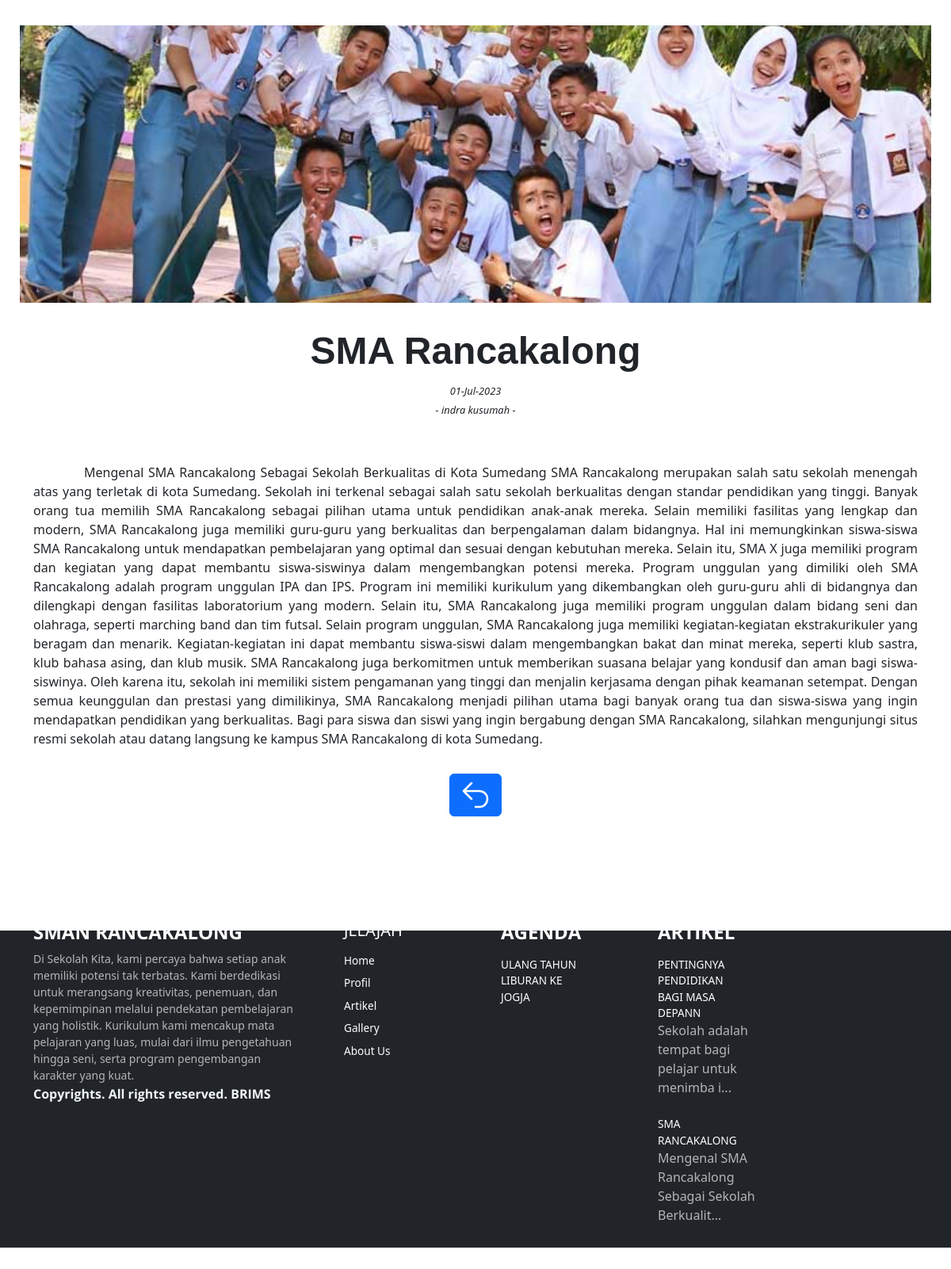
The app's page /detail_artikel.php?id=64 with its own data.
### tables this page shows
CREATE TABLE `tb_artikel` (
  `id_artikel` int(11) NOT NULL,
  `judul_artikel` text NOT NULL,
  `cover` text NOT NULL,
  `content` text NOT NULL,
  `id_users` int(11) NOT NULL,
  `waktu_artikel` datetime NOT NULL
);

CREATE TABLE `tb_users` (
  `id_users` int(11) NOT NULL,
  `nama` text NOT NULL,
  `username` text NOT NULL,
  `password` text NOT NULL
);

CREATE TABLE `tb_footer` (
  `id_footer` int(11) NOT NULL,
  `judul_footer` text NOT NULL,
  `konten_footer` text NOT NULL,
  `copyright` text NOT NULL
);

CREATE TABLE `tb_menu` (
  `id_menu` int(11) NOT NULL,
  `nama_menu` text NOT NULL,
  `url` text NOT NULL
);

CREATE TABLE `tb_agenda` (
  `id_agenda` int(11) NOT NULL,
  `nama_acara` varchar(50) NOT NULL,
  `waktu` datetime NOT NULL,
  `deskripsi` text NOT NULL,
  `gambar` text NOT NULL
);

### detail_artikel.php (the view, shortened to what this page needs)
<?php
include "koneksi.php";
$id_artikel = $_GET["id"];
$artikel = mysqli_query($mysqli, "SELECT tb_artikel.*, tb_users.nama FROM tb_artikel
INNER JOIN tb_users ON tb_artikel.id_users = tb_users.id_users
WHERE tb_artikel.id_artikel = $id_artikel");
if (mysqli_num_rows($artikel) > 0) {
  $data = mysqli_fetch_assoc($artikel);
  $judul = $data["judul_artikel"];
  $tanggal = $data["waktu_artikel"];
  $penulis = $data["nama"];
  $content = $data["content"];
  $cover = $data["cover"];
?>
  <!DOCTYPE html>
  <html lang="en">
  <head>
    <link rel="stylesheet" href="assets/Scss/main.css" />
  </head>
  <body>
    <main>
      <div class="container container-fluid btn-mid">
        <div class="section-artikel-content-container">
          <div class="section-artikel-content">
            <div class="section-artikel-card-image">
              <img src="admin/artikel/image/<?= $cover ?>" alt="gambar artikel"><br>
            </div>
            <div class="section-artikel-card-title">
              <h1><?= $judul ?></h1>
            </div>
            <div class="section-artikel-card-time">
              <p><i><?= date('d-M-Y', strtotime($tanggal)) ?></i></p>
            </div>
            <div class="section-artikel-card-created">
              <p><i>- <?= $penulis ?> -</i></p><br>
            </div>
            <div class="section-artikel-card-text">
              <p><?= $content ?></p>
            </div>
          </div>
        </div>
        <a class="btn btn-primary btn-back-artikel" href="./details.php">
    <svg xmlns="http://www.w3.org/2000/svg" fill="none" viewBox="0 0 24 24" stroke-width="1.5" stroke="currentColor"
        class="w-6 h-6">
        <path stroke-linecap="round" stroke-linejoin="round" d="M9 15L3 9m0 0l6-6M3 9h12a6 6 0 010 12h-3" />
    </svg>
</a>
      </div>
    </main>
    <?php
    include 'template-FE/footer.php';
    ?>
  </body>
  </html>
<?php
} ?>

### template-FE/footer.php
<footer class="w-100 flex-shrink-0">
    <div class="container py-4">
        <div class="row gy-4 gx-5 gap-1">
            <div class="col-lg-4 col-md-6 gap-2">
                <?php
                    include "./koneksi.php";
                    $footer = mysqli_query($mysqli, "SELECT * FROM tb_footer");
                     while ($row = mysqli_fetch_array($footer)) {
                    ?>
                <h5 class="h1 text-white footer-brand"><?=$row['judul_footer']?></h5>
                <p class="small mb-0"><?=$row['konten_footer']?></p>
                <p class="h6 mt-1 text-brand"><?=$row['copyright']?></p>
                <?php } ?>
            </div>
            <div class="col-lg-2 col-md-6 ">
                <h5 class="text-white mb-3">JELAJAH</h5>
                <ul class="list-unstyled footer-items">
                <?php
                include "./koneksi.php";
                $query = mysqli_query($mysqli, "SELECT * FROM tb_menu");
                while ($row = mysqli_fetch_array($query)) {
                ?>
                <li class="nav-link mb-2">
                    <a class="nav-item text-capitalize" aria-current="page" href="<?= $row['url']; ?>"><?= $row['nama_menu'] ?></a>
                </li>
                <?php } ?>
                </ul>
            </div>
            <div class="col-lg-2 col-md-6">
              <h5 class="h1 text-white footer-brand mb-3">AGENDA</h5>
                    <?php
                    include "./koneksi.php";
                    $agenda = mysqli_query($mysqli, "SELECT * FROM tb_agenda");
                     while ($row = mysqli_fetch_array($agenda)) {
                    ?>
              <ul class="list-unstyled footer-items list-group list-group-numbered">
                    <li class="nav-link">
                    <a class="nav-item "><?= $row['nama_acara'] ?></a>
                    </li>
                    <?php } ?>
                </ul>
            </div>
            <div class="col-lg-2 col-md-6">
              <h5 class="h1 text-white footer-brand mb-3">ARTIKEL</h5>
              <ul class="list-unstyled footer-items">
                    <?php
                    include "./koneksi.php";
                    $artikel = mysqli_query($mysqli, "SELECT * FROM tb_artikel LIMIT 2");
                     while ($row = mysqli_fetch_array($artikel)) {
                    ?>
                    <li class="nav-link">
                    <a class="nav-item hover-text-footer" href="./detail_artikel.php?id=<?=$row['id_artikel']?>" ><?= $row['judul_artikel'] ?></a>
                    </li>
                    <li>
                    <p><?= substr($row['content'], 0, 50) . '...' ?></p><br>
                    </li>
                    <?php } ?>
                </ul>
            </div>
        </div>
    </div>
</footer>

### records on screen
tb_artikel: cover (picture), judul_artikel "SMA Rancakalong", waktu_artikel "01-Jul-2023", id_users.nama "indra kusumah", content "Mengenal SMA Rancakalong Sebagai Sekolah Berkualitas di Kota Sumedang SMA Rancakalong merupakan salah satu sekolah menengah atas yang terletak di kota Sumedang. Sekolah ini terkenal sebagai salah satu sekolah berkualitas dengan standar pendidikan yang tinggi. Banyak orang tua memilih SMA Rancakalong sebagai pilihan utama untuk pendidikan anak-anak mereka. Selain memiliki fasilitas yang lengkap dan modern, SMA Rancakalong juga memiliki guru-guru yang berkualitas dan berpengalaman dalam bidangnya. Hal ini memungkinkan siswa-siswa SMA Rancakalong untuk mendapatkan pembelajaran yang optimal dan sesuai dengan kebutuhan mereka. Selain itu, SMA X juga memiliki program dan kegiatan yang dapat…", judul_artikel "SMA RANCAKALONG", content "Mengenal SMA Rancakalong Sebagai Sekolah Berkualit"
tb_footer: judul_footer "SMAN RANCAKALONG", konten_footer "Di Sekolah Kita, kami percaya bahwa setiap anak memiliki potensi tak terbatas. Kami berdedikasi untuk merangsang kreativitas, penemuan, dan kepemimpinan melalui pendekatan pembelajaran yang holistik. Kurikulum kami mencakup mata pelajaran yang luas, mulai dari ilmu pengetahuan hingga seni, serta program pengembangan karakter yang kuat.", copyright "Copyrights. All rights reserved. BRIMS"
tb_menu: nama_menu "Home"
tb_menu: nama_menu "Profil"
tb_menu: nama_menu "Artikel"
tb_menu: nama_menu "Gallery"
tb_menu: nama_menu "About Us"
tb_agenda: nama_acara "ULANG TAHUN"
tb_agenda: nama_acara "LIBURAN KE JOGJA"
tb_artikel: judul_artikel "PENTINGNYA PENDIDIKAN BAGI MASA DEPANN", content "Sekolah adalah tempat bagi pelajar untuk menimba i"
